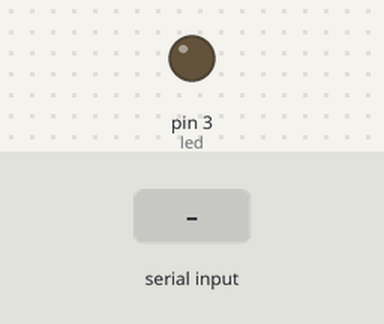
Simulated run of this sketch. Board: Arduino Uno, built with avr-gcc and run on an emulated ATmega328P. On the bench: output pins drawn as LEDs (lit = HIGH). Inputs (shaded band) come from the test bench. What the sketch prints to the serial monitor is not drawn.

Above: at 1.2 s.
1.3 s: "1" received over Serial
At 2.2 s:
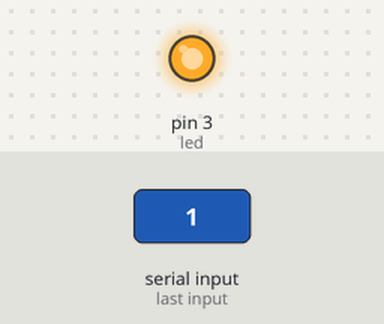
2.8 s: "0" received over Serial
At 3.4 s:
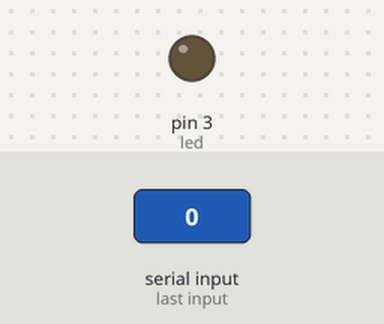
Timing chart, 0 to 5.8 s (numbered marks = the images above; inputs shaded):
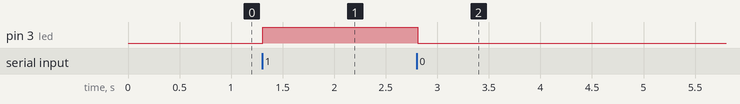

Measured:
- after the input at 1.3 s, pin 3 (led): LOW → HIGH at once
- after the input at 2.8 s, pin 3 (led): HIGH → LOW at once

The sketch:

reto_11_a.ino
```cpp
int led = 3;
int val = 0;


void setup() {
  pinMode(led, OUTPUT);
  Serial.begin(9600);
}

void loop() {

  if (Serial.available() > 0) {
    val = Serial.read();
  }
  Serial.println(val, DEC);

  if (val == '1') {
    digitalWrite(led, HIGH);
  }
  if (val=='0') {
    digitalWrite(led, LOW);
  }

}
```
